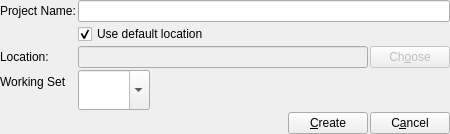
<?xml version="1.0" encoding="UTF-8"?>
<ui version="4.0">
 <class>NewProject</class>
 <widget class="QDialog" name="NewProject">
  <property name="windowModality">
   <enum>Qt::WindowModal</enum>
  </property>
  <property name="geometry">
   <rect>
    <x>0</x>
    <y>0</y>
    <width>450</width>
    <height>134</height>
   </rect>
  </property>
  <property name="windowTitle">
   <string>New Project</string>
  </property>
  <property name="windowIcon">
   <iconset resource="../../resources.qrc">
    <normaloff>:/icons/icons/Prymatex_Logo.png</normaloff>:/icons/icons/Prymatex_Logo.png</iconset>
  </property>
  <layout class="QVBoxLayout" name="verticalLayout">
   <property name="spacing">
    <number>2</number>
   </property>
   <property name="margin">
    <number>0</number>
   </property>
   <item>
    <layout class="QFormLayout" name="formLayout_2">
     <property name="fieldGrowthPolicy">
      <enum>QFormLayout::ExpandingFieldsGrow</enum>
     </property>
     <item row="0" column="0">
      <widget class="QLabel" name="label">
       <property name="text">
        <string>Project Name:</string>
       </property>
      </widget>
     </item>
     <item row="0" column="1">
      <widget class="QLineEdit" name="lineProjectName"/>
     </item>
     <item row="2" column="0">
      <widget class="QLabel" name="label_2">
       <property name="text">
        <string>Location:</string>
       </property>
      </widget>
     </item>
     <item row="2" column="1">
      <layout class="QHBoxLayout" name="horizontalLayout_5">
       <item>
        <widget class="QLineEdit" name="lineLocation">
         <property name="enabled">
          <bool>false</bool>
         </property>
        </widget>
       </item>
       <item>
        <widget class="QPushButton" name="buttonChoose">
         <property name="enabled">
          <bool>false</bool>
         </property>
         <property name="text">
          <string>Ch&amp;oose</string>
         </property>
        </widget>
       </item>
      </layout>
     </item>
     <item row="1" column="1">
      <widget class="QCheckBox" name="checkBoxUseDefaultLocation">
       <property name="text">
        <string>Use default location</string>
       </property>
       <property name="checked">
        <bool>true</bool>
       </property>
      </widget>
     </item>
     <item row="3" column="0">
      <widget class="QLabel" name="label_3">
       <property name="text">
        <string>Working Set</string>
       </property>
      </widget>
     </item>
     <item row="3" column="1">
      <widget class="QComboBox" name="comboBoxWorkingSet">
       <property name="sizePolicy">
        <sizepolicy hsizetype="Preferred" vsizetype="Expanding">
         <horstretch>0</horstretch>
         <verstretch>0</verstretch>
        </sizepolicy>
       </property>
       <property name="editable">
        <bool>true</bool>
       </property>
      </widget>
     </item>
    </layout>
   </item>
   <item>
    <layout class="QHBoxLayout" name="horizontalLayout">
     <item>
      <spacer name="horizontalSpacer">
       <property name="orientation">
        <enum>Qt::Horizontal</enum>
       </property>
       <property name="sizeHint" stdset="0">
        <size>
         <width>40</width>
         <height>20</height>
        </size>
       </property>
      </spacer>
     </item>
     <item>
      <widget class="QPushButton" name="buttonCreate">
       <property name="text">
        <string>&amp;Create</string>
       </property>
       <property name="icon">
        <iconset resource="../../resources.qrc">
         <normaloff>:/icons/actions/project-development-new-template.png</normaloff>:/icons/actions/project-development-new-template.png</iconset>
       </property>
      </widget>
     </item>
     <item>
      <widget class="QPushButton" name="buttonCancel">
       <property name="text">
        <string>C&amp;ancel</string>
       </property>
       <property name="icon">
        <iconset resource="../../resources.qrc">
         <normaloff>:/icons/actions/dialog-cancel.png</normaloff>:/icons/actions/dialog-cancel.png</iconset>
       </property>
      </widget>
     </item>
    </layout>
   </item>
  </layout>
 </widget>
 <tabstops>
  <tabstop>lineProjectName</tabstop>
  <tabstop>lineLocation</tabstop>
  <tabstop>buttonChoose</tabstop>
  <tabstop>buttonCreate</tabstop>
 </tabstops>
 <resources>
  <include location="../../resources.qrc"/>
 </resources>
 <connections>
  <connection>
   <sender>buttonCancel</sender>
   <signal>clicked()</signal>
   <receiver>NewProject</receiver>
   <slot>reject()</slot>
   <hints>
    <hint type="sourcelabel">
     <x>353</x>
     <y>110</y>
    </hint>
    <hint type="destinationlabel">
     <x>108</x>
     <y>170</y>
    </hint>
   </hints>
  </connection>
 </connections>
</ui>
